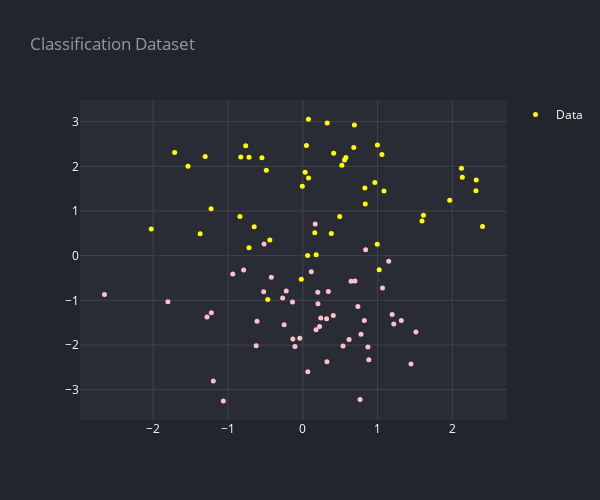

Notebook code for this chart:
### Code cell
X,y  = make_classification(n_classes=2, n_clusters_per_class=2, random_state=42, n_samples=100, class_sep=1.5, shift=0)
X = X[:,:2]
fig = go.Figure(data=[scatter(X[:,0], X[:,1], 'Data', mode='markers', size=5, opacity=1, color = [['yellow', 'pink', 'orange', 'white'][a] for a in y])])
render(fig, title='Classification Dataset', height=500, width=600)

### Figure 1 — Plotly figure (JSON) as saved in the notebook; plotly's stock layout.template omitted (floating-point values rounded to 4 significant figures)
{"data": [{"marker": {"color": ["yellow", "yellow", "pink", "pink", "yellow", "yellow", "yellow", "pink", "yellow", "pink", "pink", "yellow", "yellow", "yellow", "pink", "pink", "pink", "yellow", "yellow", "pink", "pink", "yellow", "yellow", "yellow", "yellow", "pink", "pink", "yellow", "pink", "yellow", "yellow", "yellow", "yellow", "yellow", "yellow", "pink", "yellow", "yellow", "pink", "pink", "pink", "yellow", "pink", "yellow", "yellow", "pink", "pink", "yellow", "yellow", "pink", "pink", "pink", "yellow", "pink", "yellow", "yellow", "pink", "pink", "yellow", "pink", "pink", "pink", "pink", "pink", "yellow", "pink", "yellow", "yellow", "pink", "yellow", "pink", "yellow", "pink", "yellow", "pink", "pink", "pink", "yellow", "yellow", "yellow", "pink", "yellow", "pink", "yellow", "pink", "pink", "pink", "pink", "pink", "yellow", "yellow", "pink", "yellow", "pink", "pink", "yellow", "pink", "pink", "yellow", "yellow"], "size": 5}, "mode": "markers", "name": "Data", "opacity": 1, "type": "scatter", "x": [-2.025, 1.614, 0.1665, 0.6982, 0.1799, -1.226, 1.965, 1.149, 0.6901, -0.5227, 0.2247, -0.4876, 0.06447, -0.7184, 0.8406, -1.062, -0.2487, 0.682, -0.44, -1.222, 1.447, 2.403, 0.996, 1.058, 0.3819, -2.651, 1.067, 0.07737, 0.06786, 0.4134, 0.1606, 0.9639, -1.304, 0.3269, -1.372, 0.4083, -0.01964, 0.5583, 0.3232, 0.8831, -0.7905, -0.6493, -0.1374, -0.829, 0.998, -0.1326, 0.2029, -0.7633, 2.319, 0.7784, 0.3192, -0.4202, 1.023, 0.7661, 1.595, -1.713, 0.3427, 1.195, -0.4677, 0.5383, -0.9354, 0.8713, 0.8232, -1.196, -0.5462, 0.1777, 0.032, 2.133, -0.2689, 0.0758, -0.6226, 0.04852, 0.2408, 0.5766, 1.217, 1.513, -0.1044, 0.8303, -0.7184, 2.315, -1.803, -0.8397, 0.6455, 0.8357, -1.28, 0.7368, 1.317, 0.1142, -0.5176, 2.122, 0.5228, 0.6192, 0.494, 0.2006, -0.6115, -1.534, -0.221, -0.03956, 1.086, -0.006071], "y": [0.5971, 0.9039, 0.7066, -0.5647, 0.02191, 1.051, 1.241, -0.1236, 2.926, -0.8056, -1.585, 1.915, 0.004629, 2.204, 0.1313, -3.251, -1.549, 2.424, 0.35, -1.278, -2.427, 0.6531, 0.2547, 2.264, 0.4987, -0.8721, -0.7234, 1.739, -2.598, 2.291, 0.5125, 1.638, 2.219, 2.972, 0.4881, -1.341, -0.5293, 2.141, -2.377, -2.331, -0.3227, 0.6464, -1.036, 2.211, 2.476, -1.866, -1.077, 2.458, 1.693, -1.759, -1.412, -0.4844, -0.3142, -3.223, 0.7751, 2.312, -0.8006, -1.319, -0.9842, -2.025, -0.4082, -2.043, -1.451, -2.809, 2.191, -1.661, 1.869, 1.755, -0.9483, 3.057, -2.015, 2.466, -1.395, 2.196, -1.531, -1.709, -2.032, 1.514, 0.1771, 1.451, -1.031, 0.8756, -0.5733, 1.156, -1.373, -1.136, -1.453, -0.3614, 0.2629, 1.96, 2.023, -1.879, 0.8747, -0.8168, -1.469, 1.999, -0.7896, -1.849, 1.447, 1.553]}], "layout": {"height": 500, "legend": {"font": {"color": "#ffffff"}}, "paper_bgcolor": "#22252B", "plot_bgcolor": "#292C34", "showlegend": true, "title": {"font": {"color": "#9398A4"}, "text": "Classification Dataset"}, "width": 600, "xaxis": {"autorange": true, "gridcolor": "#3F434F", "range": [-2.978, 2.731], "tickfont": {"color": "#ffffff"}, "title": {"font": {"color": "#ffffff"}}, "type": "linear", "zeroline": false}, "yaxis": {"autorange": true, "gridcolor": "#3F434F", "range": [-3.679, 3.485], "tickfont": {"color": "#ffffff"}, "title": {"font": {"color": "#ffffff"}}, "type": "linear", "zeroline": false}}}
